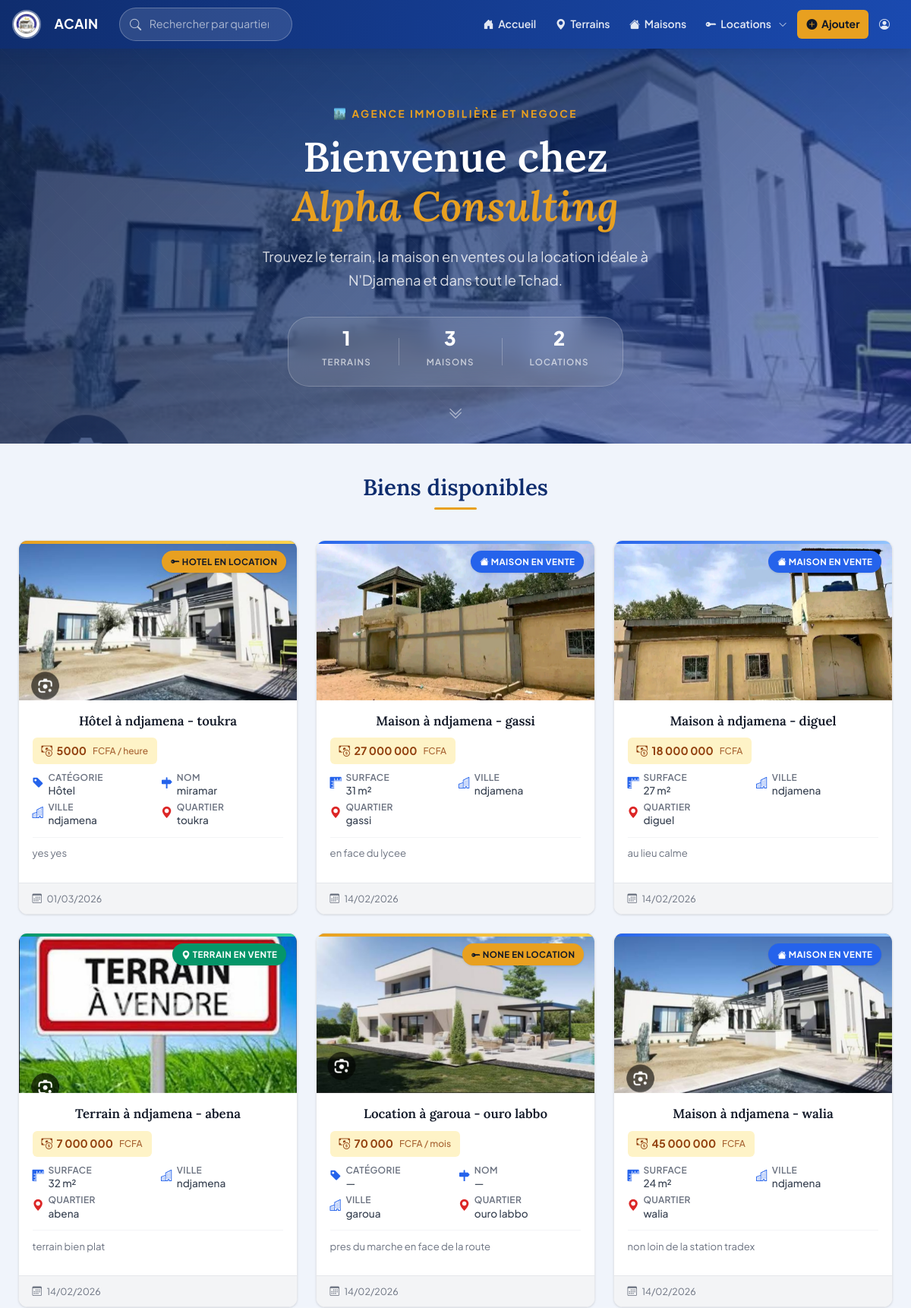
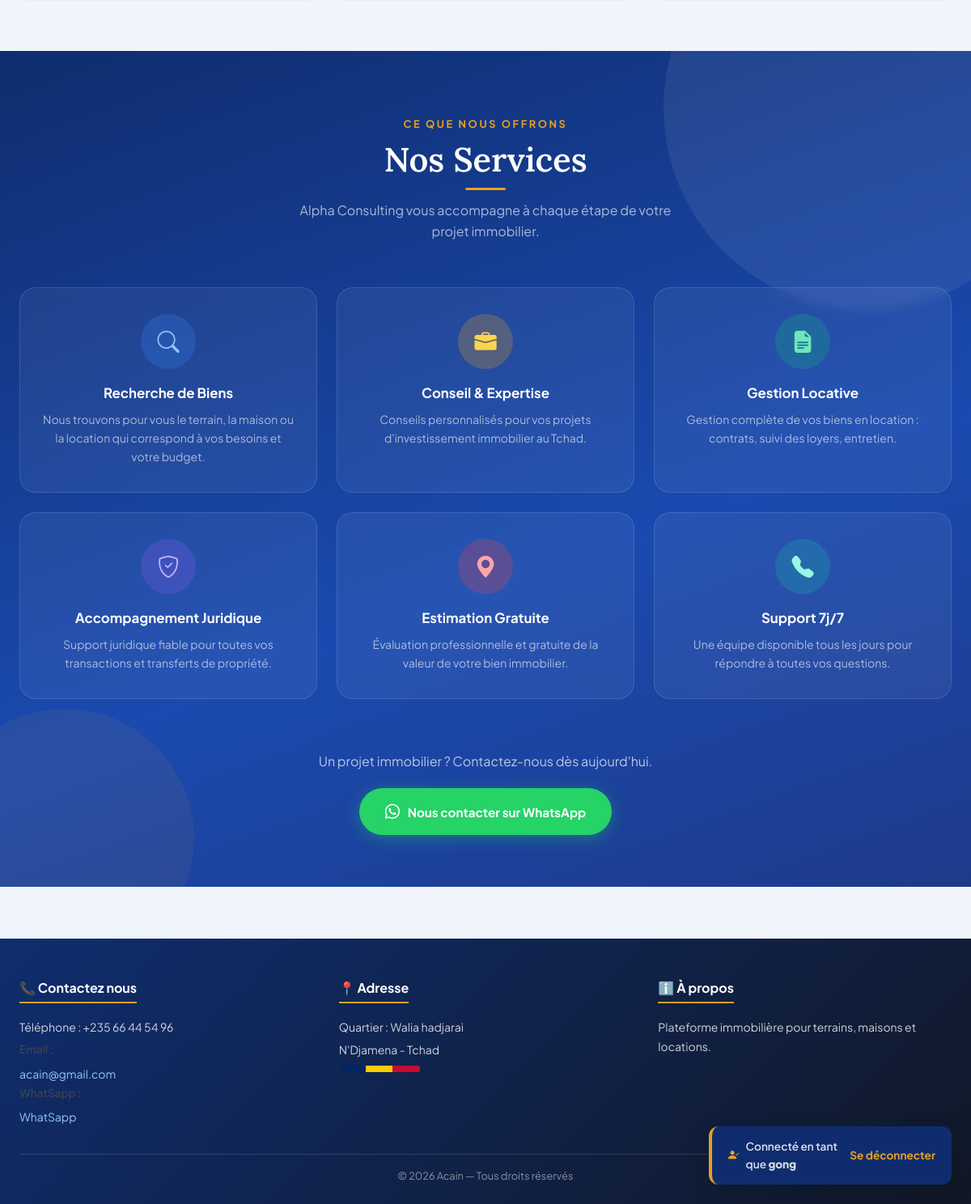
/ (signed in), run on the app's committed database (2 pictures, top to bottom).
### immo2app/models.py (models this page shows, shortened)
class Terrain(models.Model):
    TYPE_CHOICES = [
        ('terrain',  'Terrain'),
        ('maison',   'Maison'),
        ('location', 'Location'),
    ]
    STATUT_CHOICES = [
        ('en_attente', 'En attente'),
        ('valide',     'Validé'),
        ('rejete',     'Rejeté'),
    ]
    CATEGORIE_LOCATION_CHOICES = [
        ('hotel',        'Hôtel'),
        ('appartement',  'Appartement'),
        ('chambre',      'Chambre'),
    ]
    type_bien   = models.CharField(max_length=200, choices=TYPE_CHOICES)
    proprietaire = models.ForeignKey(
        settings.AUTH_USER_MODEL,
        on_delete=models.CASCADE,
        related_name="terrains"
    )
    titre       = models.CharField(max_length=200)
    superficie  = models.CharField(max_length=100, blank=True, null=True)
    nom_location      = models.CharField(max_length=200, blank=True, null=True)
    categorie_location = models.CharField(
        max_length=50,
        choices=CATEGORIE_LOCATION_CHOICES,
        blank=True, null=True
    )
    prix         = models.CharField(max_length=100)
    localisation = models.CharField(max_length=200)
    quartier     = models.CharField(max_length=200)
    description  = models.TextField()
    date_ajout   = models.DateTimeField(auto_now_add=True)
    statut       = models.CharField(
        max_length=20,
        choices=STATUT_CHOICES,
        default='en_attente'
    )

class ImageTerrain(models.Model):
    terrain = models.ForeignKey(Terrain, related_name='images', on_delete=models.CASCADE)
    image   = models.ImageField(upload_to='terrains/')

class Utilisateur(AbstractUser):
    Telephone = models.CharField(max_length=20, blank=True, null=True)
    ville = models.CharField(max_length=50, blank=True, null=True)

### immo2app/views.py (the view)
# urls.py: 2. Add a URL to urlpatterns:  path('', views.home, name='home')
def home(request):
    terrains = Terrain.objects.filter(statut='valide').order_by('-date_ajout')
    return render(request, 'home.html', {'terrains': terrains})

### immo2app/templates/home.html (shortened to what this page needs)
{% extends "base.html" %}
{% load static %}
{% block extra_css %}
 <link rel="stylesheet" type="text/css" href="{% static 'immo2app/bootstrap-5.3.8-dist/css/liste_terrain.css' %}">
{% endblock %}
{% block content %}
    <div id="terrain-container">
        {% include "_liste_terrains_fragment.html" %}
    </div>
{% endblock %}

### immo2app/templates/base.html (shortened to what this page needs)
{% load static %}
<!DOCTYPE html>
<html lang="fr">
<head>
    <link rel="stylesheet" href="{% static 'immo2app/bootstrap-5.3.8-dist/css/bootstrap.min.css' %}">
    <link rel="stylesheet" href="{% static 'immo2app/bootstrap-icons/bootstrap-icons.css' %}">
    <link rel="stylesheet" href="{% static 'immo2app/bootstrap-5.3.8-dist/css/style-moderne.css' %}">
    {% block extra_css %}{% endblock %}
</head>
<body>
    {% include "navigation.html" %}
    <main>
        {% block content %}{% endblock %}
    </main>
    {% include "footer.html" %}
    {% if user.is_authenticated %}
    <div class="login-banner">
        <i class="bi bi-person-check-fill" style="color: var(--gold);"></i>
        <label>Connecté en tant que <strong>{{ user.username }}</strong></label>
        <a href="{% url 'deconnexion' %}">Se déconnecter</a>
    </div>
    {% else %}
    <div class="login-banner">
        <i class="bi bi-lock-fill" style="color: var(--gold);"></i>
        <label>Connectez-vous pour ajouter un bien</label>
        <a href="{% url 'connexion' %}">Se connecter</a>
    </div>
    {% endif %}
</body>
</html>

### immo2app/templates/_liste_terrains_fragment.html (shortened to what this page needs)
{% load static %}
<div class="hero-banner">
    <div class="hero-overlay"></div>
    <div class="hero-content">
        <p class="hero-eyebrow">🏙️ Agence Immobilière et Negoce</p>
        <h1 class="hero-title">Bienvenue chez<br><span>Alpha Consulting</span></h1>
        <p class="hero-subtitle">Trouvez le terrain, la maison en ventes ou la location idéale à N'Djamena et dans tout le Tchad.</p>
        <div class="hero-stats">
            <div class="hero-stat"><span class="stat-num" id="countTerrains">—</span><a class="nav-link" href="{% url 'liste_terrains' %}"><span class="stat-lbl">Terrains</span></a></div>
            <div class="hero-stat"><span class="stat-num" id="countMaisons">—</span><a class="nav-link" href="{% url 'liste_maisons' %}"><span class="stat-lbl">Maisons</span></a></div>
            <div class="hero-stat"><span class="stat-num" id="countLocations">—</span><a class="nav-link" href="{% url 'liste_locations' %}"><span class="stat-lbl">Locations</span></a></div>
        </div>
    </div>
    <div class="hero-scroll-hint">
        <i class="bi bi-chevron-double-down"></i>
    </div>
</div>
<div class="container-modern">
    <h1 class="section-title fade-in">
         Biens disponibles
    </h1>
    <div class="row g-4">
        {% for terrain in terrains %}
        <div class="col-12 col-md-6 col-lg-4">
            <div class="terrain-card card-{{ terrain.type_bien }} fade-in">
                <span class="badge-type badge-{{ terrain.type_bien }}">
                    {% if terrain.type_bien == 'terrain' %}
                        <i class="bi bi-geo-alt-fill"></i> Terrain en vente
                    {% elif terrain.type_bien == 'maison' %}
                        <i class="bi bi-house-fill"></i> Maison en vente
                    {% else %}
                        <i class="bi bi-key-fill"></i> {{terrain.categorie_location }} en Location
                    {% endif %}
                </span>
                {% if terrain.images.all %}
                <div id="carousel{{ terrain.id }}" class="carousel slide" data-bs-ride="false">
                    <div class="carousel-inner">
                        {% for image in terrain.images.all %}
                        <div class="carousel-item {% if forloop.first %}active{% endif %}">
                            <img src="{{ image.image.url }}" alt="{{ terrain.titre }}">
                        </div>
                        {% endfor %}
                    </div>
                </div>
                {% else %}
                <div class="carousel-inner-placeholder">
                    <i class="bi bi-image"></i>
                </div>
                {% endif %}
                <div class="card-body">
                    <h5 class="card-title">{{ terrain.titre }}</h5>
                    <div class="prix-badge">
                        <i class="bi bi-cash-coin"></i>
                        {{ terrain.prix }}
                        {% if terrain.type_bien == 'location' %}
                            {% if terrain.categorie_location == 'hotel' %}
                                <span class="prix-mois"> FCFA / heure</span>
                            {% else %}
                                <span class="prix-mois"> FCFA / mois</span>
                            {% endif %}
                          {% else %}
                            <span class="prix-mois"> FCFA </span>
                        {% endif %}
                    </div>
                    <div class="bien-details">
                        {% if terrain.type_bien == 'location' %}
                        <div class="detail-item">
                            <i class="bi bi-tag-fill text-primary"></i>
                            <div>
                                <strong>Catégorie</strong>
                                <span>{{ terrain.get_categorie_location_display|default:"—" }}</span>
                            </div>
                        </div>
                        <div class="detail-item">
                            <i class="bi bi-signpost-fill text-primary"></i>
                            <div>
                                <strong>Nom</strong>
                                <span>{{ terrain.nom_location|default:"—" }}</span>
                            </div>
                        </div>
                        {% else %}
                        <div class="detail-item">
                            <i class="bi bi-rulers text-primary"></i>
                            <div>
                                <strong>Surface</strong>
                                <span>{{ terrain.superficie }} m²</span>
                            </div>
                        </div>
                        {% endif %}
                        <div class="detail-item">
                            <i class="bi bi-building text-primary"></i>
                            <div>
                                <strong>Ville</strong>
                                <span>{{ terrain.localisation }}</span>
                            </div>
                        </div>
                        <div class="detail-item">
                            <i class="bi bi-geo-alt-fill text-danger"></i>
                            <div>
                                <strong>Quartier</strong>
                                <span>{{ terrain.quartier }}</span>
                            </div>
                        </div>
                    </div>
                    <p class="card-description">
                        {{ terrain.description|truncatewords:12 }}
                    </p>
                </div>
                <div class="card-footer">
                    <i class="bi bi-calendar3"></i>
                    {{ terrain.date_ajout|date:"d/m/Y" }}
                </div>
            </div>
        </div>
        {% endfor %}
    </div>
</div>
<section class="services-section">
    <div class="services-inner">
        <div class="services-header fade-in">
            <p class="services-eyebrow">Ce que nous offrons</p>
            <h2 class="services-title">Nos Services</h2>
            <p class="services-subtitle">Alpha Consulting vous accompagne à chaque étape de votre projet immobilier.</p>
        </div>
        <div class="services-grid">
            <div class="service-card fade-in">
                <div class="service-icon-wrap service-icon-blue">
                    <i class="bi bi-search"></i>
                </div>
                <h3>Recherche de Biens</h3>
                <p>Nous trouvons pour vous le terrain, la maison ou la location qui correspond à vos besoins et votre budget.</p>
            </div>
            <div class="service-card fade-in">
                <div class="service-icon-wrap service-icon-gold">
                    <i class="bi bi-briefcase-fill"></i>
                </div>
                <h3>Conseil & Expertise</h3>
                <p>Conseils personnalisés pour vos projets d'investissement immobilier au Tchad.</p>
            </div>
            <div class="service-card fade-in">
                <div class="service-icon-wrap service-icon-green">
                    <i class="bi bi-file-earmark-text-fill"></i>
                </div>
                <h3>Gestion Locative</h3>
                <p>Gestion complète de vos biens en location : contrats, suivi des loyers, entretien.</p>
            </div>
            <div class="service-card fade-in">
                <div class="service-icon-wrap service-icon-purple">
                    <i class="bi bi-shield-check"></i>
                </div>
                <h3>Accompagnement Juridique</h3>
                <p>Support juridique fiable pour toutes vos transactions et transferts de propriété.</p>
            </div>
            <div class="service-card fade-in">
                <div class="service-icon-wrap service-icon-red">
                    <i class="bi bi-geo-alt-fill"></i>
                </div>
                <h3>Estimation Gratuite</h3>
                <p>Évaluation professionnelle et gratuite de la valeur de votre bien immobilier.</p>
            </div>
            <div class="service-card fade-in">
                <div class="service-icon-wrap service-icon-teal">
                    <i class="bi bi-telephone-fill"></i>
                </div>
                <h3>Support 7j/7</h3>
                <p>Une équipe disponible tous les jours pour répondre à toutes vos questions.</p>
            </div>
        </div>
        <div class="services-cta fade-in">
            <p>Un projet immobilier ? Contactez-nous dès aujourd'hui.</p>
            <a href="https://wa.me/+23566445496" target="_blank" class="cta-btn">
                <i class="bi bi-whatsapp"></i> Nous contacter sur WhatsApp
            </a>
        </div>
    </div>
</section>

### data on the page
Terrain: categorie_location "HOTEL", titre "Hôtel à ndjamena - toukra", prix "5000", type_bien "FCFA / heure", categorie_location "Hôtel", nom_location "miramar", localisation "ndjamena", quartier "toukra", description "yes yes", date_ajout "01/03/2026"
ImageTerrain: image (picture)
Terrain: type_bien "maison" (drawn), titre "Maison à ndjamena - gassi", prix "27 000 000", superficie "31", localisation "ndjamena", quartier "gassi", description "en face du lycee", date_ajout "14/02/2026"
ImageTerrain: image (picture)
Terrain: type_bien "maison" (drawn), titre "Maison à ndjamena - diguel", prix "18 000 000", superficie "27", localisation "ndjamena", quartier "diguel", description "au lieu calme", date_ajout "14/02/2026"
ImageTerrain: image (picture)
Terrain: type_bien "terrain" (drawn), titre "Terrain à ndjamena - abena", prix "7 000 000", superficie "32", localisation "ndjamena", quartier "abena", description "terrain bien plat", date_ajout "14/02/2026"
ImageTerrain: image (picture)
Terrain: categorie_location "NONE", titre "Location à garoua - ouro labbo", prix "70 000", type_bien "FCFA / mois", categorie_location "—", nom_location "—", localisation "garoua", quartier "ouro labbo", description "pres du marche en face de la route", date_ajout "14/02/2026"
ImageTerrain: image (picture)
Terrain: type_bien "maison" (drawn), titre "Maison à ndjamena - walia", prix "45 000 000", superficie "24", localisation "ndjamena", quartier "walia", description "non loin de la station tradex", date_ajout "14/02/2026"
ImageTerrain: image (picture)
Utilisateur: username "gong"

### other printed values
{{ year|default:2026 }} "2026"
